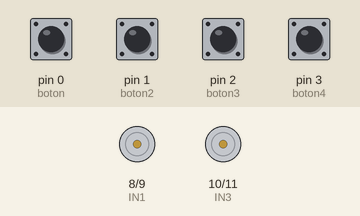
Recording of a sketch running on a simulated Arduino Uno, built with avr-gcc and run on an emulated ATmega328P. On the bench: motor-driver pin pairs drawn as motors (green arrow = first pin HIGH = forward, orange = second pin HIGH = backward, longer = more drive, scaled by the enable pin). Inputs (shaded band) come from the test bench; at power-on: pin 0 (boton), pin 1 (boton2), pin 2 (boton3), pin 3 (boton4) HIGH.

Above: at 1.2 s.
1.3 s: pin 0 (boton) pulled LOW for 0.15 s
At 1.4 s:
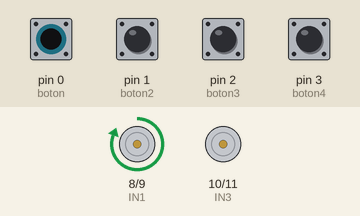
3.0 s: pin 1 (boton2) pulled LOW for 0.15 s
At 3.11 s:
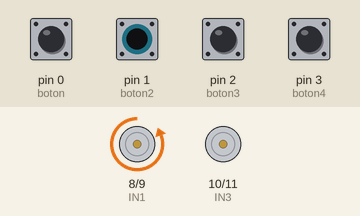
4.7 s: pin 2 (boton3) pulled LOW for 0.15 s
At 4.82 s:
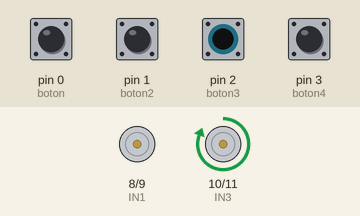
6.4 s: pin 3 (boton4) pulled LOW for 0.15 s
At 6.53 s:
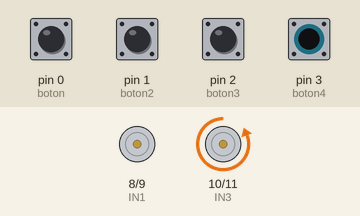
8.1 s: pin 0 (boton) driven LOW and pin 2 (boton3) driven LOW
At 8.7 s:
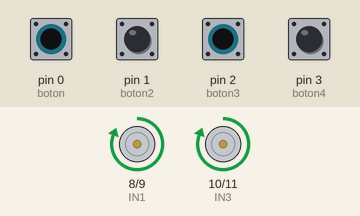
9.6 s: pin 0 (boton) driven HIGH
At 10.8 s:
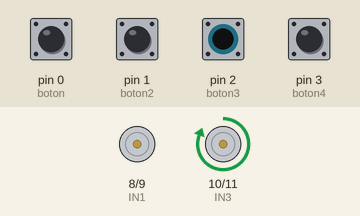
Timing chart, 0 to 12.1 s (numbered marks = the images above; inputs shaded):
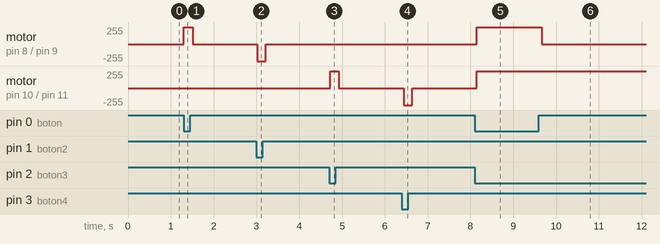

Measured:
- after the input at 1.3 s, motor on pin 8 (IN1) / pin 9 (IN2): stopped → forward 255/255 at once, → stopped 0.20 s later
- after the input at 3.0 s, motor on pin 8 (IN1) / pin 9 (IN2): stopped → backward 255/255 at once, → stopped 0.20 s later
- after the input at 4.7 s, motor on pin 10 (IN3) / pin 11 (IN4): stopped → forward 255/255 at once, → stopped 0.20 s later
- after the input at 6.4 s, motor on pin 10 (IN3) / pin 11 (IN4): stopped → backward 255/255 at once, → stopped 0.20 s later
- after the input at 8.1 s, motor on pin 8 (IN1) / pin 9 (IN2), motor on pin 10 (IN3) / pin 11 (IN4): stopped → forward 255/255 after 0.05 s
- after the input at 9.6 s, motor on pin 8 (IN1) / pin 9 (IN2): forward 255/255 → stopped after 0.07 s

The sketch:

controldireccion.ino
```cpp
#define ENA 6
#define ENB 7     // Pin PWM conectado al pin ENA del módulo L298N
#define IN1 8     // Pin digital conectado al pin IN1 del módulo L298N
#define IN2 9     // Pin digital conectado al pin IN2 del módulo L298N
#define IN3 10
#define IN4 11

int boton=0; //Pin donde se encuentra el pulsador, entrada
int boton2=1; //Pin donde se encuentra el pulsador, entrada
int boton3=2;
int boton4=3;

void setup() {
  pinMode(boton,INPUT); //Configurar el boton como una entrada
  pinMode(boton2,INPUT); //Configurar el boton como una entrada
  pinMode(boton3,INPUT);
  pinMode(boton4,INPUT);

  pinMode(ENA, OUTPUT);
  pinMode(IN1, OUTPUT);
  pinMode(IN2, OUTPUT);

  pinMode(ENB, OUTPUT);
  pinMode(IN3, OUTPUT);
  pinMode(IN4, OUTPUT);

  // Girar en una dirección al principio (lentamente)

}

void loop() {
  int estado = digitalRead(boton);
  int estado2 = digitalRead(boton2);
  int state= digitalRead(boton3);
  int state2=digitalRead(boton4);

  Serial.print("D0: ");
  Serial.print(estado);
  Serial.print(", D1: ");
  Serial.print(estado2);
  Serial.print(", D2: ");
  Serial.print(state);
  Serial.print(", D3: ");
  Serial.print(state2);
  Serial.println(" ");


if (estado == 0  && estado2 == 1) {
    // Ajustar la velocidad del motor hacia adelante
    double velocidad = -1; // Velocidad máxima hacia adelante (10 RPM)
    Serial.print("Velocidad hacia adelante: ");
    Serial.println(velocidad);
    motorForward(velocidad); // Función para mover el motor hacia adelante con la velocidad especificada

  } else if (estado2 == 0 && estado == 1) {
    // Ajustar la velocidad del motor hacia atrás
    double velocidad = -1; // Velocidad máxima hacia atrás (-10 RPM)
    Serial.print("Velocidad hacia atrás: ");
    Serial.println(velocidad);
    motorBackward(velocidad); // Función para mover el motor hacia atrás con la velocidad especificada
  } else {
    // Detener el motor si no se presiona ningún botón
    motorStop();
  }

  if (state == 0  && state2 == 1) {
    // Ajustar la velocidad del motor hacia adelante
    double velocidad = -1; // Velocidad máxima hacia adelante (10 RPM)
    Serial.print("Velocidad hacia adelante: ");
    Serial.println(velocidad);
    motor2Forward(velocidad); // Función para mover el motor hacia adelante con la velocidad especificada

  } else if (state2 == 0 && state == 1) {
    // Ajustar la velocidad del motor hacia atrás
    double velocidad = -1; // Velocidad máxima hacia atrás (-10 RPM)
    Serial.print("Velocidad hacia atrás: ");
    Serial.println(velocidad);
    motor2Backward(velocidad); // Función para mover el motor hacia atrás con la velocidad especificada
  } else {
    // Detener el motor si no se presiona ningún botón
    motor2Stop();
  }

  delay(100);
}

 void motorForward(double speed) {
  digitalWrite(IN1, HIGH);
  digitalWrite(IN2, LOW);
  analogWrite(ENA, speed < 0 ? -speed * 255 : 0); // Convertir la velocidad de RPS a valor PWM
}

void motorBackward(double speed) {
  digitalWrite(IN1, LOW);
  digitalWrite(IN2, HIGH);
  analogWrite(ENA, speed < 0 ? -speed * 255 : 0); // Convertir la velocidad de RPS a valor PWM
}

void motorStop() {
  analogWrite(ENA, 0); // Apagar el motor
  digitalWrite(IN1, LOW);
  digitalWrite(IN2, LOW);
}


void motor2Forward(double speed) {
  digitalWrite(IN3, HIGH);
  digitalWrite(IN4, LOW);
  analogWrite(ENB, speed < 0 ? -speed * 255 : 0); // Convertir la velocidad de RPS a valor PWM
}

void motor2Backward(double speed) {
  digitalWrite(IN3, LOW);
  digitalWrite(IN4, HIGH);
  analogWrite(ENB, speed < 0 ? -speed * 255 : 0); // Convertir la velocidad de RPS a valor PWM
}

void motor2Stop() {
  analogWrite(ENB, 0); // Apagar el motor
  digitalWrite(IN3, LOW);
  digitalWrite(IN4, LOW);
}
```
